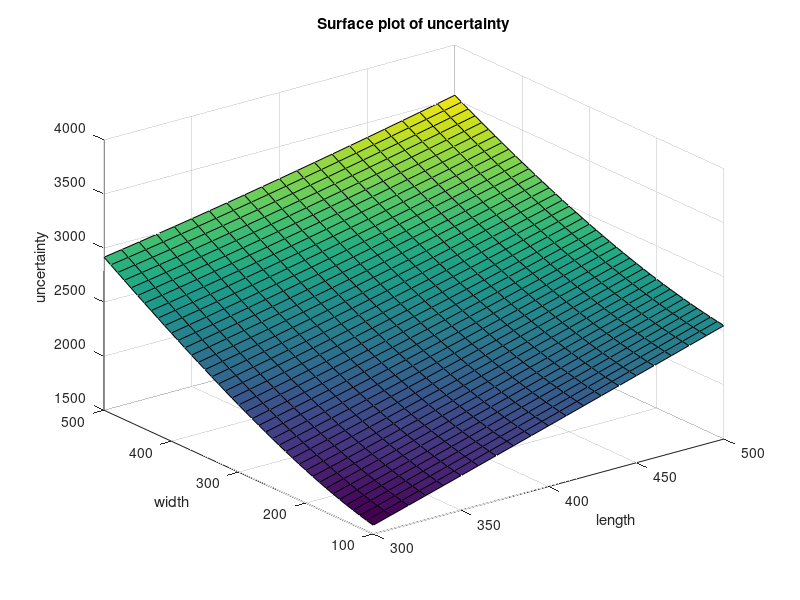

Reproduce this figure in MATLAB.
sigma_l=5; sigma_w=5;
l=500; w=300;
sigma_s=sqrt((w^2*sigma_l^2)+(l^2*sigma_w^2));
fprintf('The uncertainty of the surface measurment for length=%dm and width=%dm is: %.2fm\n',l,w,sigma_s)
%plot ta w kai l mesa sta oria poy vrika 
w_max=sigma_s/sigma_l;
l_max=sqrt(sigma_s^2/sigma_w^2);
l_min=sqrt((sigma_s^2-w_max^2*sigma_l^2)/sigma_w^2);
fprintf('For this uncertainty the width can take values (0,%.2f) and the length is given by the equation:\n',w_max)
fprintf('l=sqrt((sigma_s^2-w^2*sigma_l^2)/sigma_w^2)\n')
fprintf('The maximum length is %.2f and the minimun length is %.2f\n',l_max,l_min)
w=100:10:500; l=300:10:500;
[X,Y]=meshgrid(l,w);
S=sqrt((Y.^2.*sigma_l^2)+(X.^2.*sigma_w^2));
clf
surf(X,Y,S)
xlabel('length')
ylabel('width')
zlabel('uncertainty')
title('Surface plot of uncertainty')